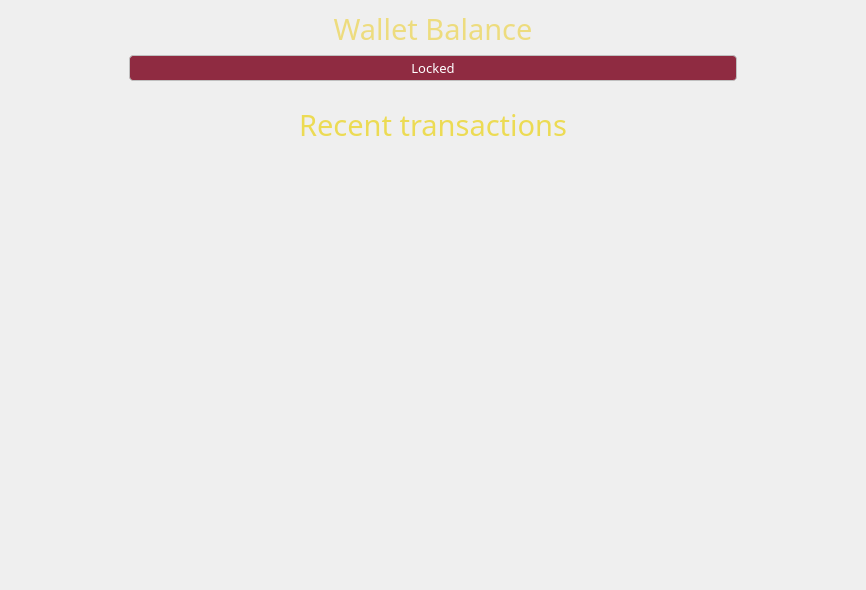
<?xml version="1.0" encoding="UTF-8"?>
<ui version="4.0">
 <class>OverviewFrame</class>
 <widget class="QFrame" name="OverviewFrame">
  <property name="geometry">
   <rect>
    <x>0</x>
    <y>0</y>
    <width>866</width>
    <height>590</height>
   </rect>
  </property>
  <property name="windowTitle">
   <string>Frame</string>
  </property>
  <property name="styleSheet">
   <string notr="true">margin: 0;
padding: 0;
border: 0;
</string>
  </property>
  <property name="frameShape">
   <enum>QFrame::StyledPanel</enum>
  </property>
  <property name="frameShadow">
   <enum>QFrame::Raised</enum>
  </property>
  <layout class="QVBoxLayout" name="verticalLayout_2">
   <property name="sizeConstraint">
    <enum>QLayout::SetDefaultConstraint</enum>
   </property>
   <property name="leftMargin">
    <number>0</number>
   </property>
   <property name="topMargin">
    <number>0</number>
   </property>
   <property name="rightMargin">
    <number>0</number>
   </property>
   <property name="bottomMargin">
    <number>0</number>
   </property>
   <item>
    <widget class="QFrame" name="at_glance_frame">
     <property name="minimumSize">
      <size>
       <width>0</width>
       <height>40</height>
      </size>
     </property>
     <property name="maximumSize">
      <size>
       <width>10000</width>
       <height>16777215</height>
      </size>
     </property>
     <property name="styleSheet">
      <string notr="true">font-family: 'Titillium Web', Arial, Helvetica, sans-serif;
font-weight: 400;
font-size: 22pt;
color:#EDDC7E;</string>
     </property>
     <property name="frameShadow">
      <enum>QFrame::Raised</enum>
     </property>
     <layout class="QVBoxLayout" name="verticalLayout_3">
      <item>
       <widget class="QLabel" name="WB_label">
        <property name="sizePolicy">
         <sizepolicy hsizetype="Maximum" vsizetype="Preferred">
          <horstretch>0</horstretch>
          <verstretch>0</verstretch>
         </sizepolicy>
        </property>
        <property name="maximumSize">
         <size>
          <width>10000</width>
          <height>10000</height>
         </size>
        </property>
        <property name="font">
         <font>
          <family>Titillium Web,Arial,Helvetica,sans-serif</family>
          <pointsize>22</pointsize>
          <weight>50</weight>
          <bold>false</bold>
         </font>
        </property>
        <property name="styleSheet">
         <string notr="true"/>
        </property>
        <property name="text">
         <string>Wallet Balance</string>
        </property>
        <property name="alignment">
         <set>Qt::AlignHCenter|Qt::AlignTop</set>
        </property>
       </widget>
      </item>
      <item>
       <widget class="QLabel" name="LB_label">
        <property name="sizePolicy">
         <sizepolicy hsizetype="Maximum" vsizetype="Preferred">
          <horstretch>0</horstretch>
          <verstretch>0</verstretch>
         </sizepolicy>
        </property>
        <property name="maximumSize">
         <size>
          <width>10000</width>
          <height>10000</height>
         </size>
        </property>
        <property name="font">
         <font>
          <family>Titillium Web,Arial,Helvetica,sans-serif</family>
          <pointsize>10</pointsize>
          <weight>50</weight>
          <bold>false</bold>
         </font>
        </property>
        <property name="styleSheet">
         <string notr="true">font-size: 10pt;
color: white;
border: 1px solid silver;
border-radius: 4px;
padding: 3px;
background-color: rgb(143, 43, 65);
margin-left: 120px;
margin-right: 120px;

</string>
        </property>
        <property name="text">
         <string>Locked</string>
        </property>
        <property name="alignment">
         <set>Qt::AlignCenter</set>
        </property>
        <property name="wordWrap">
         <bool>true</bool>
        </property>
       </widget>
      </item>
     </layout>
    </widget>
   </item>
   <item>
    <widget class="QFrame" name="frame_2">
     <property name="minimumSize">
      <size>
       <width>0</width>
       <height>0</height>
      </size>
     </property>
     <property name="maximumSize">
      <size>
       <width>16777215</width>
       <height>16777215</height>
      </size>
     </property>
     <property name="styleSheet">
      <string notr="true"/>
     </property>
     <property name="frameShape">
      <enum>QFrame::NoFrame</enum>
     </property>
     <property name="frameShadow">
      <enum>QFrame::Raised</enum>
     </property>
     <layout class="QVBoxLayout" name="verticalLayout">
      <item>
       <layout class="QHBoxLayout" name="horizontalLayout">
        <item>
         <widget class="QLabel" name="label_8">
          <property name="font">
           <font>
            <family>Titillium Web,Arial,Helvetica,sans-serif</family>
            <pointsize>22</pointsize>
            <weight>50</weight>
            <bold>false</bold>
           </font>
          </property>
          <property name="styleSheet">
           <string notr="true">font-family: 'Titillium Web', Arial, Helvetica, sans-serif;
font-weight: 400;
font-size: 22pt;
color: #ECDB54;</string>
          </property>
          <property name="text">
           <string>Recent transactions</string>
          </property>
          <property name="alignment">
           <set>Qt::AlignCenter</set>
          </property>
         </widget>
        </item>
       </layout>
      </item>
      <item>
       <widget class="QTreeView" name="m_recentTransactionsView">
        <property name="focusPolicy">
         <enum>Qt::NoFocus</enum>
        </property>
        <property name="styleSheet">
         <string notr="true">background-color: transparent;
alternate-background-color: #72619e;
</string>
        </property>
        <property name="frameShape">
         <enum>QFrame::NoFrame</enum>
        </property>
        <property name="editTriggers">
         <set>QAbstractItemView::NoEditTriggers</set>
        </property>
        <property name="alternatingRowColors">
         <bool>true</bool>
        </property>
        <property name="selectionMode">
         <enum>QAbstractItemView::NoSelection</enum>
        </property>
        <property name="rootIsDecorated">
         <bool>false</bool>
        </property>
        <property name="uniformRowHeights">
         <bool>true</bool>
        </property>
        <property name="itemsExpandable">
         <bool>false</bool>
        </property>
        <property name="headerHidden">
         <bool>true</bool>
        </property>
        <property name="expandsOnDoubleClick">
         <bool>false</bool>
        </property>
       </widget>
      </item>
     </layout>
    </widget>
   </item>
  </layout>
 </widget>
 <resources/>
 <connections/>
</ui>
